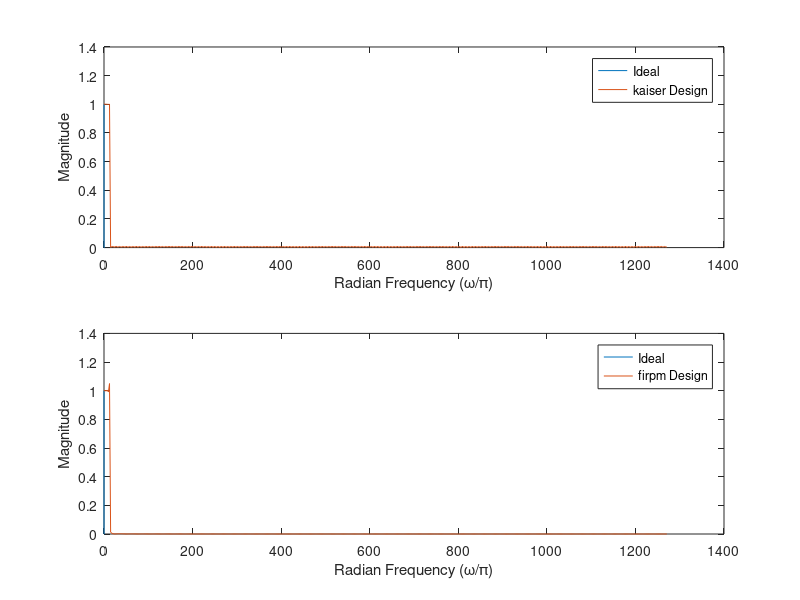
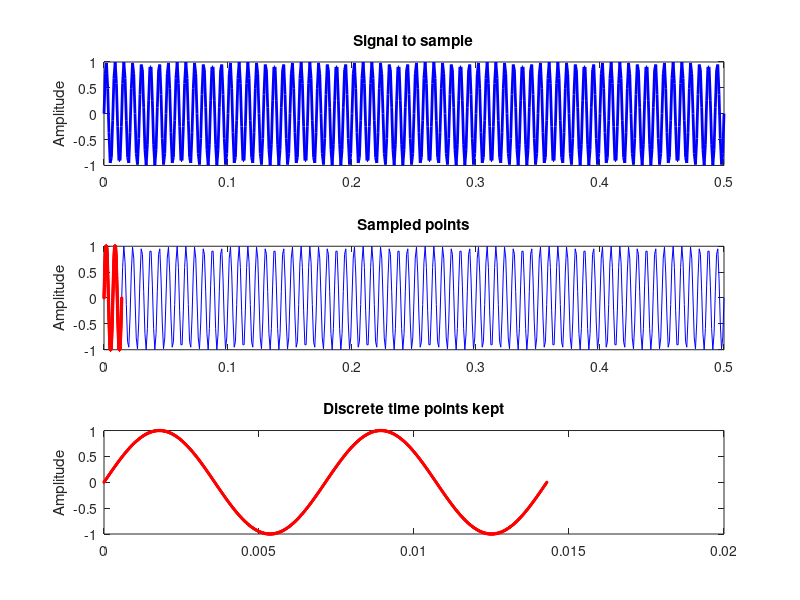
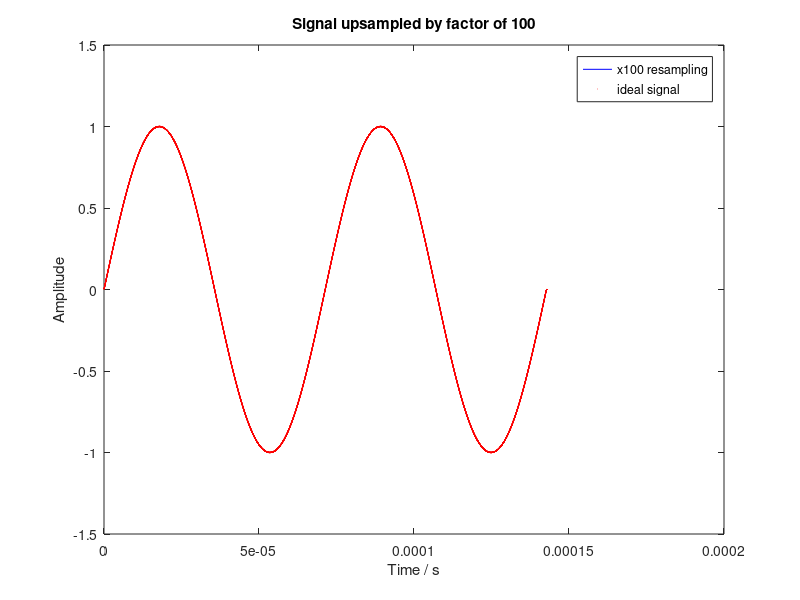

MATLAB code to generate these figures, in order:
clc;clear;
pkg load signal
% DSP lab - oversampling
% @Kordian Czyżewski,
% @Adrian Krakowski
%% Following script performs signal oversampling using Kaiser window.
%%
mult=100; % oversampling factor
SR = 8000; % sample rate

% Parks-McClellan filter design
cutoff = SR/(2*mult);
[n,f,a,w] = firpmord([cutoff cutoff+2],[1 0],[0.001 0.01],SR);
b = firpm(n,f,a,w);

% Kaiser window filter design
[n, w, beta, ftype] = kaiserord ([cutoff, cutoff+2], [1, 0], [0.05, 0.05], SR);
bk = fir1(n, w, kaiser (n+1, beta), ftype, "noscale");

% Plot frequency response of designed filters
figure;
[hk, wk] = freqz (bk, 1, [], SR);
figure;

[h,w] = freqz(b,1,[],SR);
figure;
subplot(211);
plot(f,a,w/pi,abs(h));
legend('Ideal','kaiser Design')
xlabel 'Radian Frequency (\omega/\pi)', ylabel 'Magnitude'
subplot(212);
plot(f,a,wk/pi,abs(hk));
legend('Ideal','firpm Design')
xlabel 'Radian Frequency (\omega/\pi)', ylabel 'Magnitude'

% Generate sine wave, sample it
f=140;
fs=SR;
duration=0.5;

t = 0:1/fs:duration;
t=linspace(0,2/f,1024);
sig = sin(2*pi*f*t);
fs_full = 1000;
t_full = 0:1/fs_full:duration;
sig_full = sin(2*pi*f*t_full);
figure;
subplot(311); plot(t_full,sig_full,'b-','LineWidth',2); ylabel('Amplitude'); title('Signal to sample')
subplot(312); plot(t_full,sig_full,'b-',t,sig,'rx','LineWidth',2,'MarkerSize',1); ylabel('Amplitude'); title('Sampled points')
subplot(313); plot(t,sig,'rx','LineWidth',2,'MarkerSize',1); ylabel('Amplitude'); title('Discrete time points kept')
t2 = linspace(0, 2/(f*mult),1024*mult);
sig_ideal = interp(sig,mult);

% select filter for interpolation
kern=bk; % bk || b
kern= blackman(512);

% convolve filter & signal
sig2  =conv(kern,upsample(sig,mult));

sig2 =sig2(length(kern)/2:length(kern)/2+length(sig)*mult-1);
mult = 1/max(sig2);
sig2 = sig2.*mult;
% plot result
figure;
subplot(111);plot(t2,sig2,'-b',t2,sig_ideal,'rx','LineWidth',0.2,'MarkerSize',0.1); ylabel('Amplitude'); title('Signal upsampled by factor of 100')
legend('x100 resampling','ideal signal')
xlabel('Time / s')
length(sig2)

